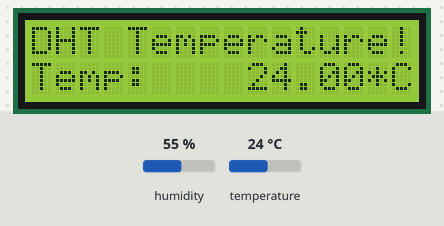
This sketch was run on a simulated Arduino Uno, built with avr-gcc and run on an emulated ATmega328P. On the bench: 16×2 character LCD. The test bench sets the inputs (shaded band); at power-on: temperature 24 °C, humidity 55 %. What the sketch prints to the serial monitor is not drawn.

Above: at 3.2 s.
3.3 s: temperature set to 12 °C
At 6.2 s:
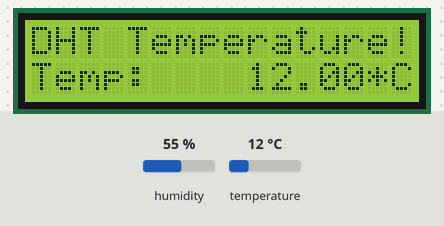
7.1 s: temperature set to 19 °C
At 9.0 s:
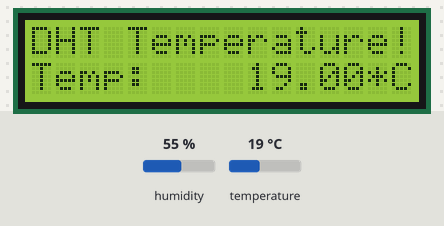
10.9 s: temperature set to 28 °C
At 13.4 s:
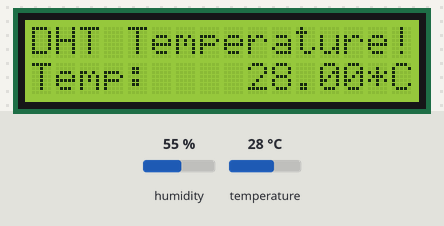
Timing chart, 0 to 14.9 s (numbered marks = the images above; inputs shaded):
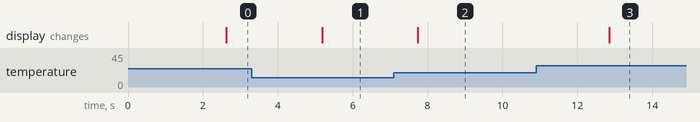

Measured:
- after the input at 3.3 s, the display: changes after 1.9 s (image 1)
- after the input at 7.1 s, the display: changes after 0.64 s (image 2)
- after the input at 10.9 s, the display: changes after 2.0 s (image 3)

The sketch:

LukasIT_I2CLCD_DHT11_Temp.ino.ino
```cpp
#include "DHT.h"  // DHT11 라이브러리를 사용하기 위해서

#include <Wire.h> // I2C통신을 사용하기 위한 라이브러리를 가져옵니다.
#include <LiquidCrystal_I2C.h> // i2c lcd를 사용하기 위한 라이브러리를 가져옵니다.

#define DHTPIN 2     // DHT11 의 out 핀에 연결하기 위한 아두이노 핀 번호 2번 설정
#define DHTTYPE DHT11   // DHT온습도 센서들인 DHT11, DHT22, DHT21 중 여러가지 타입 중 DHT11을 사용

// DHT11 라이브러리에서 DHT를 사용한다고 명시하는 것인데 여기서는 DHT11온습도센서를
// dht로 선언하여 사용한다고 설정하고 센서에서 제공하는 기능을(함수,메소드) 가져다 쓰기위한 초기화
DHT dht(DHTPIN, DHTTYPE);

// LCD address는 0x27 이고 16x2라인의 LCD입니다.
LiquidCrystal_I2C lcd(0x27,16,2);

void setup() { //<-- 프로그램 시작 시 최초에 한번 시작하는 기능들.

  lcd.init();       // lcd를 설정합니다. // lcd.begin();
  lcd.backlight();  // 백라이트를 켜줍니다.
  lcd.clear();      // lcd 화면을 지웁니다.

  Serial.begin(9600);   // 시리얼모니터를 9600속도롤 사용하기로 설정
  Serial.println("DHT11 temperature!"); // 시리얼모니터에 ""를 나타냄

  dht.begin();  // dht로 선언한 DHT11 기능을 시작하도록 설정함
}

void loop() { // <-- 프로그램 시작 하고 매번 이 기능을 수행함

  delay(2500); // DHT11온습도 센서의 센서 값을 읽는 사이에 2.5초간 시간의 기다림이 필요함

  // 기본적으로 섭씨 단위로 dht 온습도 센서의 온도값을 읽어 변수 t에 저장
  float c = dht.readTemperature();

  // 위에서 읽은 온습도 값 중에 제대로 읽히지 않은 값이 있는지 확인
  if (isnan(c)) {
    Serial.println("Failed to read from DHT sensor!"); // 시리얼모니터에 "" 나타냄
    return; // 아래 코드를 수행하지 않고 그냥 빠져나옴
  }

  Serial.print("Temperature: ");
  Serial.print(c); // 변수 c값 (섭씨 온도값)을 나타냄
  Serial.println(" *C ");

  lcd.clear(); // lcd의 화면을 지웁니다.
  lcd.setCursor(0, 0);            // lcd의 0,0을 지정합니다.
  lcd.print("DHT Temperature!");  // "" 문장을 출력합니다.
  lcd.setCursor(0, 1);            // lcd의 0,1을 지정합니다.
  lcd.print("Temp:");      // Temp 라는 문장을 출력합니다.
  lcd.setCursor(9, 1);           // lcd의 9,1을 지정합니다.
  lcd.print(c);                   // c의 값(온도값)을 출력합니다.
  lcd.setCursor(14, 1);           // lcd의 14,1을 지정합니다.
  lcd.print("*C");                 // "*C" 라는 온도단위를 출력합니다
  lcd.display();                  // 설정된 내용들을 lcd에 출력합니다.
}
```
